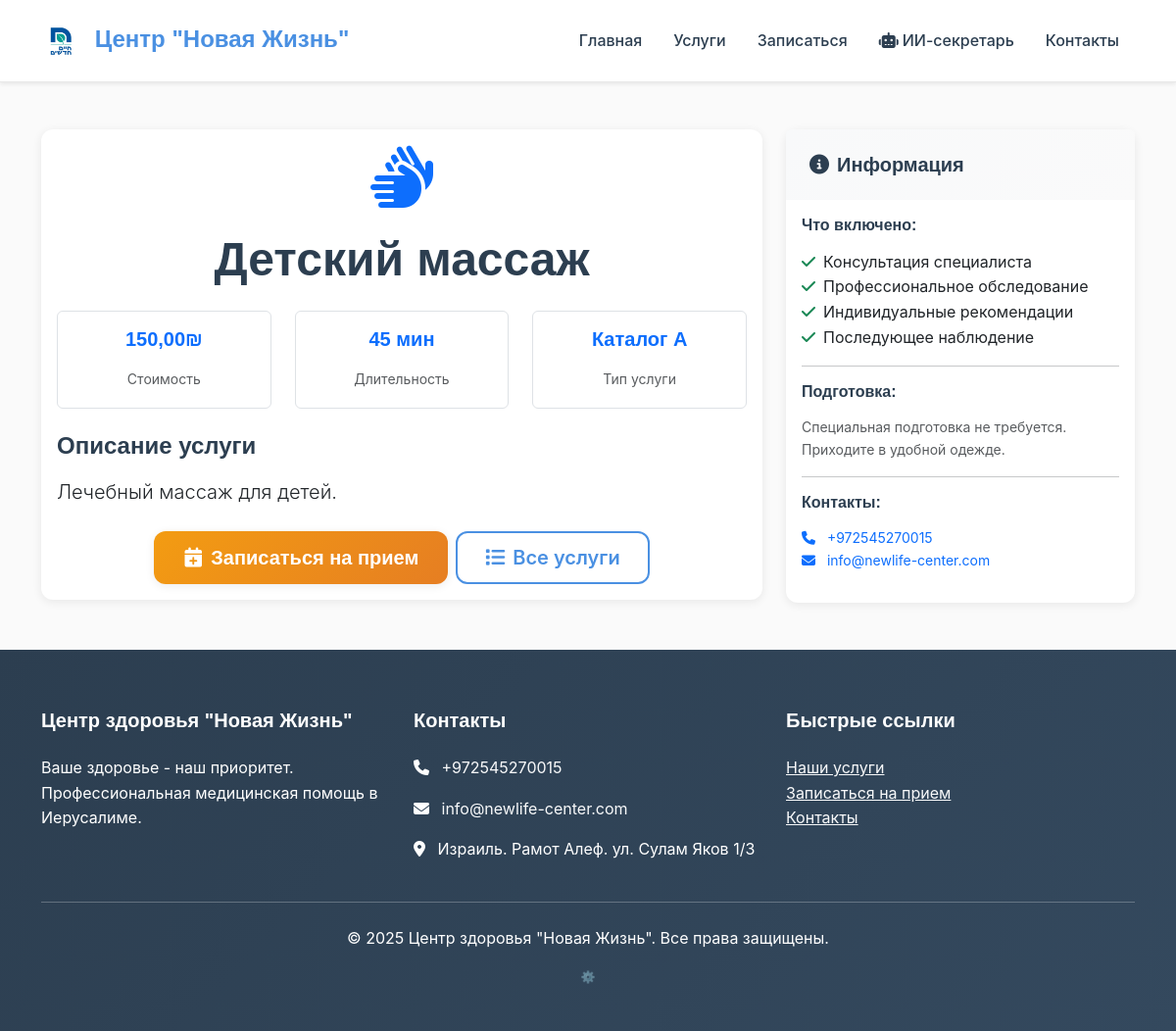
/services/61/, run on the app's committed database.
### core/models.py (models this page shows, shortened)
class Service(models.Model):
    CATALOG_CHOICES = [
        ('A', 'Каталог А (Израиль)'),
        ('B', 'Каталог B (Заграница)'),
    ]
    name = models.CharField(max_length=200, verbose_name="Название услуги")
    description = models.TextField(verbose_name="Описание")
    price = models.DecimalField(max_digits=10, decimal_places=2, verbose_name="Цена")
    currency = models.CharField(max_length=3, default="₪", verbose_name="Валюта")
    duration = models.IntegerField(help_text="Длительность в минутах", verbose_name="Длительность")
    catalog = models.CharField(max_length=1, choices=CATALOG_CHOICES, default='A', verbose_name="Каталог")
    is_active = models.BooleanField(default=True, verbose_name="Активна")
    created_at = models.DateTimeField(auto_now_add=True, verbose_name="Дата создания")
    class Meta:
        verbose_name = "Услуга"
        verbose_name_plural = "Услуги"
        ordering = ['catalog', 'name']

### core/views.py (the view)
# urls.py: path('services/<int:service_id>/', views.service_detail, name='service_detail'),
def service_detail(request, service_id):
    service = get_object_or_404(Service, id=service_id, is_active=True)
    context = {
        'service': service,
    }
    return render(request, 'core/service_detail.html', context)

### templates/core/service_detail.html (shortened to what this page needs)
{% extends 'base.html' %}
{% block content %}
<div class="container py-5">
    <div class="row">
        <div class="col-lg-8">
            <div class="card">
                <div class="card-body">
                    <div class="text-center mb-4">
                        {% if 'массаж' in service.name.lower %}
                            <i class="fas fa-hands text-primary" style="font-size: 4rem;"></i>
                        {% elif 'консультация' in service.name.lower %}
                            <i class="fas fa-user-md text-primary" style="font-size: 4rem;"></i>
                        {% elif 'диагностика' in service.name.lower %}
                            <i class="fas fa-stethoscope text-primary" style="font-size: 4rem;"></i>
                        {% else %}
                            <i class="fas fa-medkit text-primary" style="font-size: 4rem;"></i>
                        {% endif %}
                    </div>
                    <h1 class="display-5 fw-bold text-center mb-4">{{ service.name }}</h1>
                    <div class="row text-center mb-4">
                        <div class="col-md-4">
                            <div class="border rounded p-3">
                                <h5 class="text-primary">{{ service.price }}{{ service.currency }}</h5>
                                <small class="text-muted">Стоимость</small>
                            </div>
                        </div>
                        <div class="col-md-4">
                            <div class="border rounded p-3">
                                <h5 class="text-primary">{{ service.duration }} мин</h5>
                                <small class="text-muted">Длительность</small>
                            </div>
                        </div>
                        <div class="col-md-4">
                            <div class="border rounded p-3">
                                <h5 class="text-primary">Каталог {{ service.catalog }}</h5>
                                <small class="text-muted">Тип услуги</small>
                            </div>
                        </div>
                    </div>
                    <div class="mb-4">
                        <h4>Описание услуги</h4>
                        <p class="lead">{{ service.description }}</p>
                    </div>
                    <div class="d-grid gap-2 d-md-flex justify-content-md-center">
                        <a href="{% url 'core:appointment_form' %}" class="btn btn-primary btn-lg">
                            <i class="fas fa-calendar-plus me-2"></i>Записаться на прием
                        </a>
                        <a href="{% url 'core:services' %}" class="btn btn-outline-primary btn-lg">
                            <i class="fas fa-list me-2"></i>Все услуги
                        </a>
                    </div>
                </div>
            </div>
        </div>
        <div class="col-lg-4">
            <div class="card">
                <div class="card-header bg-primary text-white">
                    <h5 class="mb-0"><i class="fas fa-info-circle me-2"></i>Информация</h5>
                </div>
                <div class="card-body">
                    <h6>Что включено:</h6>
                    <ul class="list-unstyled">
                        <li><i class="fas fa-check text-success me-2"></i>Консультация специалиста</li>
                        <li><i class="fas fa-check text-success me-2"></i>Профессиональное обследование</li>
                        <li><i class="fas fa-check text-success me-2"></i>Индивидуальные рекомендации</li>
                        <li><i class="fas fa-check text-success me-2"></i>Последующее наблюдение</li>
                    </ul>
                    <hr>
                    <h6>Подготовка:</h6>
                    <p class="small text-muted">
                        Специальная подготовка не требуется.
                        Приходите в удобной одежде.
                    </p>
                    <hr>
                    <h6>Контакты:</h6>
                    <p class="small">
                        <i class="fas fa-phone text-primary me-2"></i>
                        <a href="tel:+972545270015" class="text-decoration-none">+972545270015</a><br>
                        <i class="fas fa-envelope text-primary me-2"></i>
                        <a href="mailto:info@newlife-center.com" class="text-decoration-none">info@newlife-center.com</a>
                    </p>
                </div>
            </div>
        </div>
    </div>
</div>
{% endblock %}

### static/css/custom.css (style rules this page uses)
:root { --primary-blue: #4A90E2; --primary-green: #27AE60; --accent-orange: #F39C12; --background-cream: #FAFAFA; --text-dark: #2C3E50; --text-light: #7F8C8D; --white: #FFFFFF; --light-gray: #ECF0F1; --border-color: #E8E8E8; --gradient-primary: linear-gradient(135deg, var(--primary-blue) 0%, var(--primary-green) 100%); --gradient-warm: linear-gradient(135deg, var(--accent-orange) 0%, #E67E22 100%); --gradient-soft: linear-gradient(135deg, #F8F9FA 0%, var(--background-cream) 100%); --shadow-soft: 0 2px 10px rgba(0, 0, 0, 0.08); --shadow-medium: 0 4px 20px rgba(0, 0, 0, 0.12); --shadow-strong: 0 8px 30px rgba(0, 0, 0, 0.15); --radius-small: 8px; --radius-medium: 12px; --radius-large: 20px; --transition-fast: 0.2s ease; --transition-medium: 0.3s ease; --transition-slow: 0.5s ease; }
body { font-family: 'Inter', -apple-system, BlinkMacSystemFont, 'Segoe UI', sans-serif; background-color: var(--background-cream); color: var(--text-dark); line-height: 1.6; }
h1, h2, h3, h4, h5, h6 { font-family: 'Poppins', sans-serif; font-weight: 600; color: var(--text-dark); margin-bottom: 1rem; }
.btn-primary { background: var(--gradient-warm); border: none; padding: 12px 30px; border-radius: var(--radius-medium); font-weight: 600; font-family: 'Poppins', sans-serif; box-shadow: var(--shadow-soft); transition: var(--transition-medium); }
.btn-outline-primary { border: 2px solid var(--primary-blue); color: var(--primary-blue); background: transparent; padding: 10px 28px; border-radius: var(--radius-medium); font-weight: 600; transition: var(--transition-medium); }
.card { border: none; border-radius: var(--radius-medium); box-shadow: var(--shadow-soft); background: var(--white); }
.card-header { background: var(--gradient-soft); border: none; border-radius: var(--radius-medium) var(--radius-medium) 0 0; padding: 1.5rem; }

### data on the page
Service: name "Детский массаж", price "150,00", currency "₪", duration "45", catalog "A", description "Лечебный массаж для детей."
